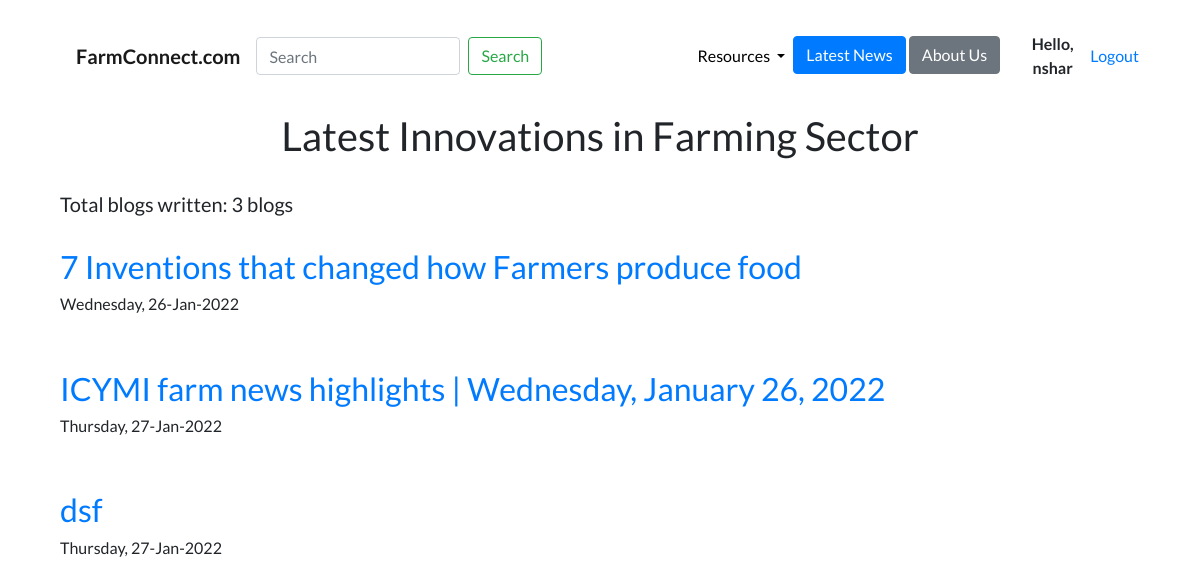
/blog/ (signed in), run on an earlier commit of the app's database.
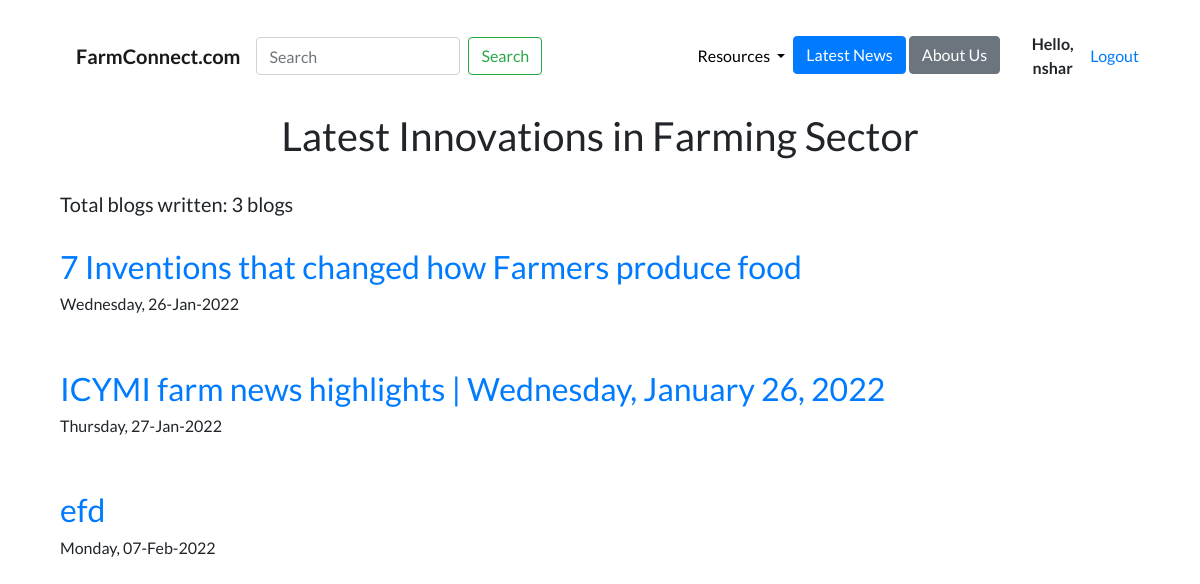
And on a later commit of the database.
### blog/models.py (models this page shows, shortened)
class Blog(models.Model):
    title = models.CharField(max_length=200)
    description = models.TextField()
    date = models.DateField()

### blog/views.py (the view)
# urls.py: path('',views.all_blogs,name='all_blogs'),
@login_required(login_url='login')
def all_blogs(request):
    blogs = Blog.objects.all()
    return render(request,'blog/all_blogs.html',{'blogs':blogs})

### blog/templates/blog/all_blogs.html
{% extends 'portfolio/base.html' %}
{% block content %}
<br>
<h1>Latest Innovations in Farming Sector</h1><br>
<h5 style="text-align:left;">Total blogs written: {{blogs.count}} blog{{blogs.count|pluralize}}</h5>
<br>
{% for blog in blogs %}
	<a href='{% url 'blog:detail' blog.id  %}'><h2 style="text-align:left;">{{blog.title}}</h2></a>
  <h6 style="text-align:left;">{{blog.date|date:'l, d-M-Y'}}</h6>
  <br><br>
{% endfor %}
{% endblock %}

### portfolio/templates/portfolio/base.html (shortened to what this page needs)
{% load static %}
<!doctype html>
<html lang="en">
<div class='container text-center'</div><br>
<head>
  <link rel="stylesheet" href="https://stackpath.bootstrapcdn.com/bootstrap/4.4.1/css/bootstrap.min.css">
  <link rel="stylesheet" href="{% static "portfolio/custom.css" %}">
</head>
<body>
  <nav id="topNav" class="navbar navbar-expand-md navbar-light">
    <div class="container">
      <a class="navbar-brand" href="{% url 'home' %}">
        <span style="font-weight: bold;">FarmConnect.com</span>
      </a>
      <form class="form-inline my-2 my-lg-0">
        <input class="form-control mr-sm-2" type="search" placeholder="Search" aria-label="Search">
        <button class="btn btn-outline-success my-2 my-sm-0" type="submit">Search</button>
      </form>
      <div class="collapse navbar-collapse text-center" id="navbarNav">
        <ul class="navbar-nav ml-auto">
          <li class="nav-item dropdown">
            <a class="nav-link dropdown-toggle" href="#" id="navbarDropdown" role="button" data-toggle="dropdown" aria-haspopup="true" aria-expanded="false">
              Resources
            </a>
          </li>
          <li>
            <a role="button" class="btn btn-primary" href="{% url 'blog:all_blogs' %}" >Latest News</a>
            <a role="button" class="btn btn-secondary" href = '{% url 'aboutus' %}'>About Us</a>
          </li>
        </ul>
      </div>
    </div>
    <span class="font-weight-bold" > Hello, {{request.user}} </span>
    <span><a href="{% url 'logout' %}">Logout</a></span>
  </nav>
  <div class="container">
    {% block content %}{% endblock %}
  </div>
</body>
</html>

### portfolio/static/portfolio/custom.css (style rules this page uses)
.navbar-nav .nav-link { color: rgba(0,0,0,1) !important; }
body { font-family: 'Lato', sans-serif; }

What changed in the data, as far as the page shows it:
removed Blog: title "dsf", date "Thursday, 27-Jan-2022"
added Blog: title "efd", date "Monday, 07-Feb-2022"
